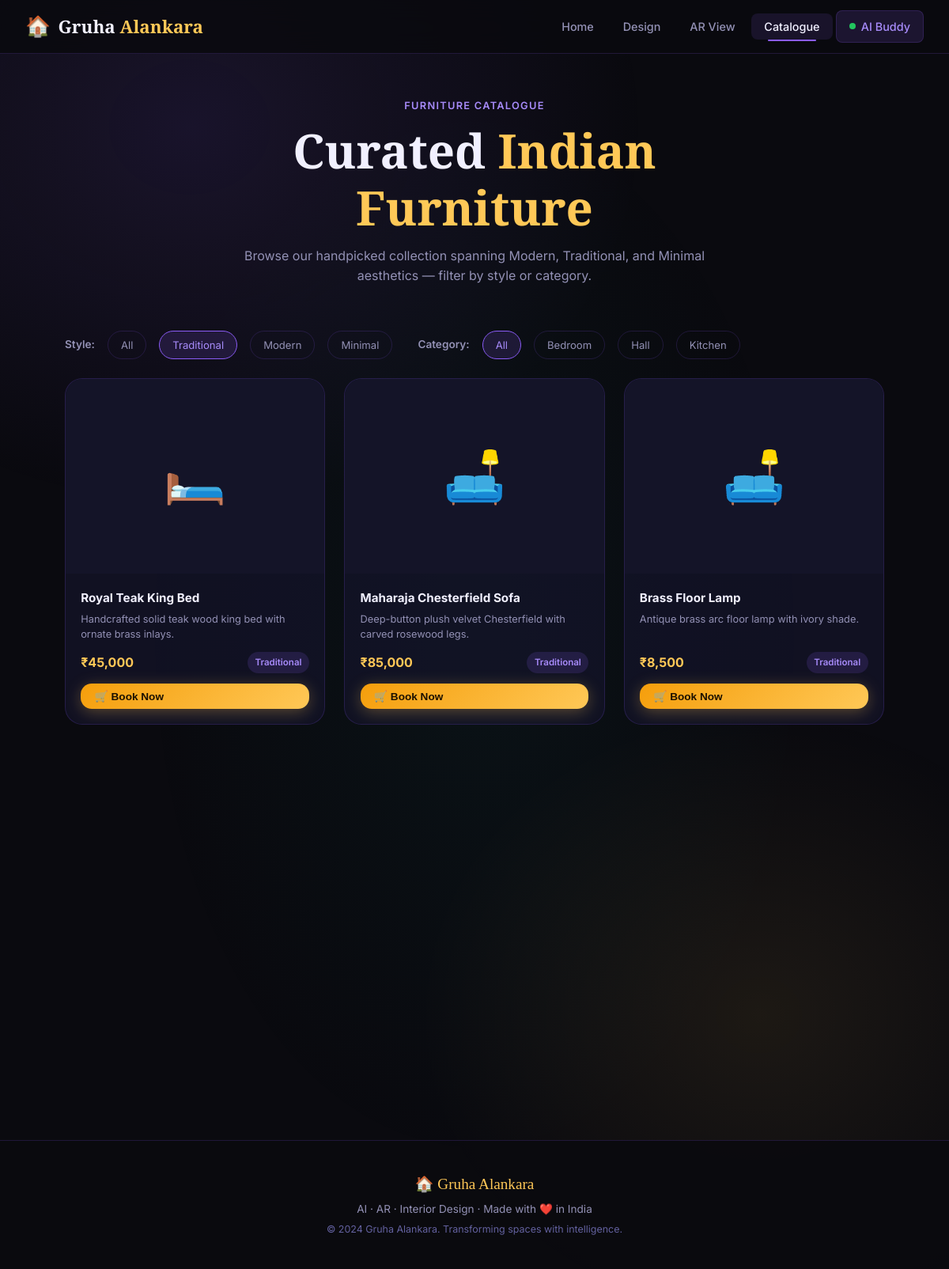
/catalog?style=Traditional, run on the app's committed database.
### models.py (models this page shows)
class Furniture(db.Model):
    id = db.Column(db.Integer, primary_key=True)
    name = db.Column(db.String(100))
    category = db.Column(db.String(100))
    style = db.Column(db.String(100))
    price = db.Column(db.Float)
    description = db.Column(db.Text)
    image_url = db.Column(db.String(300))
    ar_model = db.Column(db.String(300))
    in_stock = db.Column(db.Boolean, default=True)

### app.py (the view)
@app.route("/catalog")
def catalog():
    style_filter    = request.args.get("style", "")
    category_filter = request.args.get("category", "")
    query = Furniture.query
    if style_filter:
        query = query.filter_by(style=style_filter)
    if category_filter:
        query = query.filter_by(category=category_filter)
    furniture_list = query.all()
    styles     = db.session.query(Furniture.style).distinct().all()
    categories = db.session.query(Furniture.category).distinct().all()
    return render_template("catalog.html",
                           furniture_list=furniture_list,
                           styles=[s[0] for s in styles],
                           categories=[c[0] for c in categories],
                           selected_style=style_filter,
                           selected_category=category_filter)

### templates/catalog.html (shortened to what this page needs)
{% extends "base.html" %}
{% block content %}
<div class="page-hero">
    <div class="section-tag">Furniture Catalogue</div>
    <h1>Curated <span class="accent">Indian Furniture</span></h1>
    <p>Browse our handpicked collection spanning Modern, Traditional, and Minimal aesthetics — filter by style or
        category.</p>
</div>
<div class="catalog-filter-bar">
    <span class="filter-label">Style:</span>
    <a href="{{ url_for('catalog') }}" class="filter-btn {% if not selected_style %}active{% endif %}">All</a>
    {% for s in styles %}
    <a href="{{ url_for('catalog', style=s) }}" class="filter-btn {% if selected_style == s %}active{% endif %}">{{ s
        }}</a>
    {% endfor %}
    <span class="filter-label" style="margin-left:1rem">Category:</span>
    <a href="{{ url_for('catalog') }}" class="filter-btn {% if not selected_category %}active{% endif %}">All</a>
    {% for c in categories %}
    <a href="{{ url_for('catalog', category=c) }}"
        class="filter-btn {% if selected_category == c %}active{% endif %}">{{ c }}</a>
    {% endfor %}
</div>
{% if furniture_list %}
<div class="catalog-grid" id="catalogGrid">
    {% for item in furniture_list %}
    <div class="furniture-card" id="fc-{{ item.id }}">
        <div class="furniture-img-wrap">
            <span>{{ '🛏️' if item.category == 'Bedroom' else '🛋️' if item.category == 'Hall' else '🍽️' }}</span>
        </div>
        <div class="furniture-info">
            <div class="furniture-name">{{ item.name }}</div>
            <p class="furniture-desc">{{ item.description }}</p>
            <div class="furniture-meta">
                <span class="furniture-price">₹{{ '{:,.0f}'.format(item.price) }}</span>
                <span class="furniture-tag">{{ item.style }}</span>
            </div>
            <button class="btn btn-gold btn-sm" style="width:100%" id="bookBtn-{{ item.id }}"
                onclick="bookFurniture({{ item.id }}, '{{ item.name }}', this)">
                🛒 Book Now
            </button>
        </div>
    </div>
    {% endfor %}
</div>
{% else %}
<div class="empty-state">
    <div class="empty-icon">🔍</div>
    <div class="empty-title">No items found</div>
    <p>Try a different style or category filter.</p>
</div>
{% endif %}
{% endblock %}

### templates/base.html (shortened to what this page needs)
<!DOCTYPE html>
<html lang="en">
<head>
    <link rel="stylesheet" href="{{ url_for('static', filename='style.css') }}">
</head>
<body>
    <nav class="navbar">
        <a href="{{ url_for('home') }}" class="nav-logo">
            <span class="logo-icon">🏠</span>
            <span class="logo-text">Gruha <span class="accent">Alankara</span></span>
        </a>
        <ul class="nav-links">
            <li><a href="{{ url_for('home') }}"
                    class="nav-link {% if request.endpoint == 'home' %}active{% endif %}">Home</a></li>
            <li><a href="{{ url_for('design') }}"
                    class="nav-link {% if request.endpoint == 'design' %}active{% endif %}">Design</a></li>
            <li><a href="{{ url_for('ar') }}" class="nav-link {% if request.endpoint == 'ar' %}active{% endif %}">AR
                    View</a></li>
            <li><a href="{{ url_for('catalog') }}"
                    class="nav-link {% if request.endpoint == 'catalog' %}active{% endif %}">Catalogue</a></li>
            <li><a href="{{ url_for('buddy') }}"
                    class="nav-link nav-buddy {% if request.endpoint == 'buddy' %}active{% endif %}">
                    <span class="buddy-dot"></span> AI Buddy
                </a></li>
        </ul>
    </nav>
    <main class="main-content">
        {% block content %}{% endblock %}
    </main>
    <footer class="footer">
        <div class="footer-inner">
            <p class="footer-brand">🏠 Gruha Alankara</p>
            <p class="footer-tag">AI · AR · Interior Design · Made with ❤️ in India</p>
            <p class="footer-copy">© 2024 Gruha Alankara. Transforming spaces with intelligence.</p>
        </div>
    </footer>
</body>
</html>

### data on the page
Furniture: category "🛏️", name "Royal Teak King Bed", description "Handcrafted solid teak wood king bed with ornate brass inlays.", price "45,000", style "Traditional"
Furniture: category "🛋️", name "Maharaja Chesterfield Sofa", description "Deep-button plush velvet Chesterfield with carved rosewood legs.", price "85,000", style "Traditional"
Furniture: category "🛋️", name "Brass Floor Lamp", description "Antique brass arc floor lamp with ivory shade.", price "8,500", style "Traditional"

### other printed values
{{ s }} "Traditional" "Modern" "Minimal"
{{ c }} "Bedroom" "Hall" "Kitchen"
